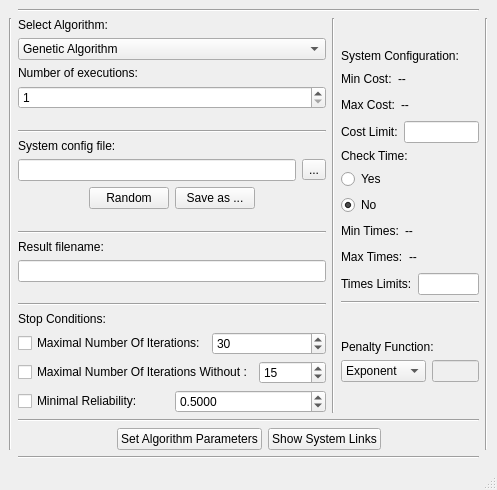
<?xml version="1.0" encoding="UTF-8"?>
<ui version="4.0">
 <class>MainWindow</class>
 <widget class="QMainWindow" name="MainWindow">
  <property name="enabled">
   <bool>true</bool>
  </property>
  <property name="geometry">
   <rect>
    <x>0</x>
    <y>0</y>
    <width>497</width>
    <height>490</height>
   </rect>
  </property>
  <property name="windowTitle">
   <string>MainWindow</string>
  </property>
  <widget class="QWidget" name="centralwidget">
   <layout class="QGridLayout" name="gridLayout">
    <item row="1" column="1">
     <layout class="QVBoxLayout" name="verticalLayout_6">
      <item>
       <layout class="QHBoxLayout" name="horizontalLayout_11">
        <item>
         <layout class="QVBoxLayout" name="verticalLayout_4">
          <item>
           <layout class="QVBoxLayout" name="verticalLayout">
            <item>
             <widget class="QLabel" name="label">
              <property name="text">
               <string>Select Algorithm:</string>
              </property>
             </widget>
            </item>
            <item>
             <widget class="QComboBox" name="algorithm">
              <item>
               <property name="text">
                <string>Genetic Algorithm</string>
               </property>
              </item>
              <item>
               <property name="text">
                <string>Hybrid Genetic Algorithm</string>
               </property>
              </item>
              <item>
               <property name="text">
                <string>Greedy Algorithm</string>
               </property>
              </item>
              <item>
               <property name="text">
                <string>Simulated Annealing</string>
               </property>
              </item>
              <item>
               <property name="text">
                <string>Hybrid of all!</string>
               </property>
              </item>
              <item>
               <property name="text">
                <string>Tabu Search Algorithm</string>
               </property>
              </item>
              <item>
               <property name="text">
                <string>Tabu Search Simulated Annealing</string>
               </property>
              </item>
              <item>
               <property name="text">
                <string>Tabu Search Random Algorithm</string>
               </property>
              </item>
              <item>
               <property name="text">
                <string>Random Algorithm</string>
               </property>
              </item>
              <item>
               <property name="text">
                <string>Self-learning Genetic Algorithm</string>
               </property>
              </item>
             </widget>
            </item>
            <item>
             <widget class="QLabel" name="label_2">
              <property name="text">
               <string>Number of executions:</string>
              </property>
             </widget>
            </item>
            <item>
             <widget class="QSpinBox" name="execNum">
              <property name="minimum">
               <number>1</number>
              </property>
              <property name="maximum">
               <number>1000</number>
              </property>
             </widget>
            </item>
           </layout>
          </item>
          <item>
           <spacer name="verticalSpacer">
            <property name="orientation">
             <enum>Qt::Vertical</enum>
            </property>
            <property name="sizeHint" stdset="0">
             <size>
              <width>20</width>
              <height>40</height>
             </size>
            </property>
           </spacer>
          </item>
          <item>
           <widget class="Line" name="line_8">
            <property name="orientation">
             <enum>Qt::Horizontal</enum>
            </property>
           </widget>
          </item>
          <item>
           <widget class="QLabel" name="label_6">
            <property name="text">
             <string>System config file:</string>
            </property>
           </widget>
          </item>
          <item>
           <layout class="QHBoxLayout" name="horizontalLayout">
            <item>
             <widget class="QLineEdit" name="sysconfname"/>
            </item>
            <item>
             <widget class="QToolButton" name="toolButton_2">
              <property name="text">
               <string>...</string>
              </property>
             </widget>
            </item>
           </layout>
          </item>
          <item>
           <layout class="QHBoxLayout" name="horizontalLayout_10">
            <item>
             <spacer name="horizontalSpacer_7">
              <property name="orientation">
               <enum>Qt::Horizontal</enum>
              </property>
              <property name="sizeHint" stdset="0">
               <size>
                <width>40</width>
                <height>20</height>
               </size>
              </property>
             </spacer>
            </item>
            <item>
             <widget class="QPushButton" name="pushButton_2">
              <property name="text">
               <string>Random</string>
              </property>
             </widget>
            </item>
            <item>
             <widget class="QPushButton" name="pushButton_3">
              <property name="text">
               <string>Save as ...</string>
              </property>
             </widget>
            </item>
            <item>
             <spacer name="horizontalSpacer_8">
              <property name="orientation">
               <enum>Qt::Horizontal</enum>
              </property>
              <property name="sizeHint" stdset="0">
               <size>
                <width>40</width>
                <height>20</height>
               </size>
              </property>
             </spacer>
            </item>
           </layout>
          </item>
          <item>
           <spacer name="verticalSpacer_2">
            <property name="orientation">
             <enum>Qt::Vertical</enum>
            </property>
            <property name="sizeHint" stdset="0">
             <size>
              <width>20</width>
              <height>40</height>
             </size>
            </property>
           </spacer>
          </item>
          <item>
           <widget class="Line" name="line_10">
            <property name="orientation">
             <enum>Qt::Horizontal</enum>
            </property>
           </widget>
          </item>
          <item>
           <widget class="QLabel" name="label_15">
            <property name="text">
             <string>Result filename:</string>
            </property>
           </widget>
          </item>
          <item>
           <widget class="QLineEdit" name="result_filename"/>
          </item>
          <item>
           <spacer name="verticalSpacer_3">
            <property name="orientation">
             <enum>Qt::Vertical</enum>
            </property>
            <property name="sizeHint" stdset="0">
             <size>
              <width>20</width>
              <height>40</height>
             </size>
            </property>
           </spacer>
          </item>
          <item>
           <widget class="Line" name="line_7">
            <property name="orientation">
             <enum>Qt::Horizontal</enum>
            </property>
           </widget>
          </item>
          <item>
           <layout class="QVBoxLayout" name="verticalLayout_3">
            <item>
             <layout class="QVBoxLayout" name="verticalLayout_10">
              <item>
               <widget class="QLabel" name="label_5">
                <property name="text">
                 <string>Stop Conditions:</string>
                </property>
               </widget>
              </item>
              <item>
               <layout class="QHBoxLayout" name="horizontalLayout_16">
                <item>
                 <widget class="QCheckBox" name="MI">
                  <property name="text">
                   <string>Maximal Number Of Iterations:</string>
                  </property>
                 </widget>
                </item>
                <item>
                 <widget class="QSpinBox" name="maxIter">
                  <property name="minimum">
                   <number>1</number>
                  </property>
                  <property name="maximum">
                   <number>1000000</number>
                  </property>
                  <property name="value">
                   <number>30</number>
                  </property>
                 </widget>
                </item>
               </layout>
              </item>
              <item>
               <layout class="QHBoxLayout" name="horizontalLayout_17">
                <item>
                 <widget class="QCheckBox" name="MIWCH">
                  <property name="text">
                   <string>Maximal Number Of Iterations Without :</string>
                  </property>
                 </widget>
                </item>
                <item>
                 <widget class="QSpinBox" name="maxIterWCH">
                  <property name="minimum">
                   <number>1</number>
                  </property>
                  <property name="maximum">
                   <number>500000</number>
                  </property>
                  <property name="value">
                   <number>15</number>
                  </property>
                 </widget>
                </item>
               </layout>
              </item>
              <item>
               <layout class="QHBoxLayout" name="horizontalLayout_18">
                <item>
                 <widget class="QCheckBox" name="MR">
                  <property name="text">
                   <string>Minimal Reliability:</string>
                  </property>
                 </widget>
                </item>
                <item>
                 <widget class="QDoubleSpinBox" name="MinRel">
                  <property name="decimals">
                   <number>4</number>
                  </property>
                  <property name="maximum">
                   <double>1.000000000000000</double>
                  </property>
                  <property name="singleStep">
                   <double>0.000100000000000</double>
                  </property>
                  <property name="value">
                   <double>0.500000000000000</double>
                  </property>
                 </widget>
                </item>
               </layout>
              </item>
             </layout>
            </item>
           </layout>
          </item>
         </layout>
        </item>
        <item>
         <widget class="Line" name="line_5">
          <property name="orientation">
           <enum>Qt::Vertical</enum>
          </property>
         </widget>
        </item>
        <item>
         <layout class="QVBoxLayout" name="verticalLayout_7">
          <item>
           <spacer name="verticalSpacer_4">
            <property name="orientation">
             <enum>Qt::Vertical</enum>
            </property>
            <property name="sizeHint" stdset="0">
             <size>
              <width>20</width>
              <height>40</height>
             </size>
            </property>
           </spacer>
          </item>
          <item>
           <layout class="QVBoxLayout" name="verticalLayout_5">
            <item>
             <widget class="QLabel" name="label_7">
              <property name="text">
               <string>System Configuration:</string>
              </property>
             </widget>
            </item>
            <item>
             <layout class="QVBoxLayout" name="verticalLayout_8">
              <item>
               <layout class="QHBoxLayout" name="horizontalLayout_8">
                <item>
                 <widget class="QLabel" name="label_9">
                  <property name="text">
                   <string>Min Cost:</string>
                  </property>
                 </widget>
                </item>
                <item>
                 <widget class="QLabel" name="mincost">
                  <property name="text">
                   <string>--</string>
                  </property>
                 </widget>
                </item>
                <item>
                 <spacer name="horizontalSpacer_4">
                  <property name="orientation">
                   <enum>Qt::Horizontal</enum>
                  </property>
                  <property name="sizeHint" stdset="0">
                   <size>
                    <width>40</width>
                    <height>20</height>
                   </size>
                  </property>
                 </spacer>
                </item>
               </layout>
              </item>
              <item>
               <layout class="QHBoxLayout" name="horizontalLayout_9">
                <item>
                 <widget class="QLabel" name="label_8">
                  <property name="text">
                   <string>Max Cost:</string>
                  </property>
                 </widget>
                </item>
                <item>
                 <widget class="QLabel" name="maxcost">
                  <property name="text">
                   <string>--</string>
                  </property>
                 </widget>
                </item>
                <item>
                 <spacer name="horizontalSpacer_3">
                  <property name="orientation">
                   <enum>Qt::Horizontal</enum>
                  </property>
                  <property name="sizeHint" stdset="0">
                   <size>
                    <width>40</width>
                    <height>20</height>
                   </size>
                  </property>
                 </spacer>
                </item>
               </layout>
              </item>
              <item>
               <layout class="QHBoxLayout" name="horizontalLayout_7">
                <item>
                 <widget class="QLabel" name="label_10">
                  <property name="text">
                   <string>Cost Limit:</string>
                  </property>
                 </widget>
                </item>
                <item>
                 <widget class="QLineEdit" name="limitcost"/>
                </item>
               </layout>
              </item>
             </layout>
            </item>
            <item>
             <layout class="QVBoxLayout" name="verticalLayout_2">
              <item>
               <widget class="QLabel" name="label_4">
                <property name="text">
                 <string>Check Time:</string>
                </property>
               </widget>
              </item>
              <item>
               <widget class="QRadioButton" name="checktime_yes">
                <property name="enabled">
                 <bool>true</bool>
                </property>
                <property name="text">
                 <string>Yes</string>
                </property>
                <property name="checkable">
                 <bool>true</bool>
                </property>
                <property name="checked">
                 <bool>false</bool>
                </property>
               </widget>
              </item>
              <item>
               <widget class="QRadioButton" name="checktime_no">
                <property name="text">
                 <string>No</string>
                </property>
                <property name="checked">
                 <bool>true</bool>
                </property>
               </widget>
              </item>
             </layout>
            </item>
            <item>
             <layout class="QVBoxLayout" name="verticalLayout_9">
              <item>
               <layout class="QHBoxLayout" name="horizontalLayout_5">
                <item>
                 <widget class="QLabel" name="label_12">
                  <property name="text">
                   <string>Min Times:</string>
                  </property>
                 </widget>
                </item>
                <item>
                 <widget class="QLabel" name="mintime">
                  <property name="text">
                   <string>--</string>
                  </property>
                 </widget>
                </item>
                <item>
                 <spacer name="horizontalSpacer_6">
                  <property name="orientation">
                   <enum>Qt::Horizontal</enum>
                  </property>
                  <property name="sizeHint" stdset="0">
                   <size>
                    <width>40</width>
                    <height>20</height>
                   </size>
                  </property>
                 </spacer>
                </item>
               </layout>
              </item>
              <item>
               <layout class="QHBoxLayout" name="horizontalLayout_12">
                <item>
                 <widget class="QLabel" name="label_11">
                  <property name="text">
                   <string>Max Times:</string>
                  </property>
                 </widget>
                </item>
                <item>
                 <widget class="QLabel" name="maxtime">
                  <property name="text">
                   <string>--</string>
                  </property>
                 </widget>
                </item>
                <item>
                 <spacer name="horizontalSpacer_9">
                  <property name="orientation">
                   <enum>Qt::Horizontal</enum>
                  </property>
                  <property name="sizeHint" stdset="0">
                   <size>
                    <width>40</width>
                    <height>20</height>
                   </size>
                  </property>
                 </spacer>
                </item>
               </layout>
              </item>
              <item>
               <layout class="QHBoxLayout" name="horizontalLayout_6">
                <item>
                 <widget class="QLabel" name="label_13">
                  <property name="text">
                   <string>Times Limits:</string>
                  </property>
                 </widget>
                </item>
                <item>
                 <widget class="QLineEdit" name="limittimes"/>
                </item>
               </layout>
              </item>
             </layout>
            </item>
           </layout>
          </item>
          <item>
           <widget class="Line" name="line_6">
            <property name="orientation">
             <enum>Qt::Horizontal</enum>
            </property>
           </widget>
          </item>
          <item>
           <spacer name="verticalSpacer_5">
            <property name="orientation">
             <enum>Qt::Vertical</enum>
            </property>
            <property name="sizeHint" stdset="0">
             <size>
              <width>20</width>
              <height>40</height>
             </size>
            </property>
           </spacer>
          </item>
          <item>
           <layout class="QVBoxLayout" name="verticalLayout_11">
            <item>
             <widget class="QLabel" name="label_3">
              <property name="text">
               <string>Penalty Function:</string>
              </property>
             </widget>
            </item>
            <item>
             <layout class="QHBoxLayout" name="horizontalLayout_2">
              <item>
               <widget class="QComboBox" name="penalty">
                <item>
                 <property name="text">
                  <string>Exponent</string>
                 </property>
                </item>
                <item>
                 <property name="text">
                  <string>Logarithm</string>
                 </property>
                </item>
                <item>
                 <property name="text">
                  <string>Power</string>
                 </property>
                </item>
                <item>
                 <property name="text">
                  <string>None</string>
                 </property>
                </item>
               </widget>
              </item>
              <item>
               <widget class="QLineEdit" name="number">
                <property name="enabled">
                 <bool>false</bool>
                </property>
                <property name="mouseTracking">
                 <bool>false</bool>
                </property>
               </widget>
              </item>
             </layout>
            </item>
           </layout>
          </item>
          <item>
           <spacer name="verticalSpacer_6">
            <property name="orientation">
             <enum>Qt::Vertical</enum>
            </property>
            <property name="sizeHint" stdset="0">
             <size>
              <width>20</width>
              <height>40</height>
             </size>
            </property>
           </spacer>
          </item>
         </layout>
        </item>
       </layout>
      </item>
      <item>
       <widget class="Line" name="line_9">
        <property name="orientation">
         <enum>Qt::Horizontal</enum>
        </property>
       </widget>
      </item>
      <item>
       <layout class="QHBoxLayout" name="horizontalLayout_3">
        <item>
         <spacer name="horizontalSpacer">
          <property name="orientation">
           <enum>Qt::Horizontal</enum>
          </property>
          <property name="sizeHint" stdset="0">
           <size>
            <width>40</width>
            <height>20</height>
           </size>
          </property>
         </spacer>
        </item>
        <item>
         <widget class="QPushButton" name="pushButton">
          <property name="text">
           <string>Set Algorithm Parameters</string>
          </property>
         </widget>
        </item>
        <item>
         <widget class="QPushButton" name="pushButton_4">
          <property name="text">
           <string>Show System Links</string>
          </property>
         </widget>
        </item>
        <item>
         <spacer name="horizontalSpacer_2">
          <property name="orientation">
           <enum>Qt::Horizontal</enum>
          </property>
          <property name="sizeHint" stdset="0">
           <size>
            <width>40</width>
            <height>20</height>
           </size>
          </property>
         </spacer>
        </item>
       </layout>
      </item>
     </layout>
    </item>
    <item row="2" column="1">
     <widget class="Line" name="line">
      <property name="orientation">
       <enum>Qt::Horizontal</enum>
      </property>
     </widget>
    </item>
    <item row="1" column="2">
     <widget class="Line" name="line_3">
      <property name="orientation">
       <enum>Qt::Vertical</enum>
      </property>
     </widget>
    </item>
    <item row="0" column="1">
     <widget class="Line" name="line_4">
      <property name="orientation">
       <enum>Qt::Horizontal</enum>
      </property>
     </widget>
    </item>
    <item row="1" column="0">
     <widget class="Line" name="line_2">
      <property name="orientation">
       <enum>Qt::Vertical</enum>
      </property>
     </widget>
    </item>
   </layout>
  </widget>
  <widget class="QMenuBar" name="menubar">
   <property name="geometry">
    <rect>
     <x>0</x>
     <y>0</y>
     <width>497</width>
     <height>21</height>
    </rect>
   </property>
  </widget>
  <widget class="QStatusBar" name="statusbar"/>
  <action name="actionSave">
   <property name="text">
    <string>Save</string>
   </property>
  </action>
  <action name="actionSave_as">
   <property name="text">
    <string>Save as ...</string>
   </property>
  </action>
  <action name="actionOpen">
   <property name="text">
    <string>Open</string>
   </property>
  </action>
  <action name="actionEdit">
   <property name="text">
    <string>Edit</string>
   </property>
  </action>
  <action name="actionSave_2">
   <property name="text">
    <string>Save</string>
   </property>
  </action>
  <action name="actionSave_as_2">
   <property name="text">
    <string>Save as ...</string>
   </property>
  </action>
  <action name="actionOpen_2">
   <property name="text">
    <string>Open</string>
   </property>
  </action>
  <action name="actionEdit_2">
   <property name="text">
    <string>Edit</string>
   </property>
  </action>
 </widget>
 <resources>
  <include location="resources.qrc"/>
 </resources>
 <connections>
  <connection>
   <sender>pushButton</sender>
   <signal>clicked()</signal>
   <receiver>MainWindow</receiver>
   <slot>SetAlgParameters()</slot>
   <hints>
    <hint type="sourcelabel">
     <x>261</x>
     <y>447</y>
    </hint>
    <hint type="destinationlabel">
     <x>265</x>
     <y>362</y>
    </hint>
   </hints>
  </connection>
  <connection>
   <sender>pushButton_2</sender>
   <signal>clicked()</signal>
   <receiver>MainWindow</receiver>
   <slot>Random()</slot>
   <hints>
    <hint type="sourcelabel">
     <x>151</x>
     <y>221</y>
    </hint>
    <hint type="destinationlabel">
     <x>191</x>
     <y>134</y>
    </hint>
   </hints>
  </connection>
  <connection>
   <sender>pushButton_3</sender>
   <signal>clicked()</signal>
   <receiver>MainWindow</receiver>
   <slot>SaveSysConf()</slot>
   <hints>
    <hint type="sourcelabel">
     <x>232</x>
     <y>221</y>
    </hint>
    <hint type="destinationlabel">
     <x>347</x>
     <y>275</y>
    </hint>
   </hints>
  </connection>
  <connection>
   <sender>limitcost</sender>
   <signal>editingFinished()</signal>
   <receiver>MainWindow</receiver>
   <slot>InputCostLimit()</slot>
   <hints>
    <hint type="sourcelabel">
     <x>472</x>
     <y>157</y>
    </hint>
    <hint type="destinationlabel">
     <x>278</x>
     <y>32</y>
    </hint>
   </hints>
  </connection>
  <connection>
   <sender>limittimes</sender>
   <signal>editingFinished()</signal>
   <receiver>MainWindow</receiver>
   <slot>InputTimeLimits()</slot>
   <hints>
    <hint type="sourcelabel">
     <x>463</x>
     <y>298</y>
    </hint>
    <hint type="destinationlabel">
     <x>284</x>
     <y>322</y>
    </hint>
   </hints>
  </connection>
  <connection>
   <sender>checktime_no</sender>
   <signal>clicked()</signal>
   <receiver>MainWindow</receiver>
   <slot>no_checked()</slot>
   <hints>
    <hint type="sourcelabel">
     <x>473</x>
     <y>225</y>
    </hint>
    <hint type="destinationlabel">
     <x>0</x>
     <y>263</y>
    </hint>
   </hints>
  </connection>
  <connection>
   <sender>checktime_yes</sender>
   <signal>clicked()</signal>
   <receiver>MainWindow</receiver>
   <slot>yes_checked()</slot>
   <hints>
    <hint type="sourcelabel">
     <x>473</x>
     <y>202</y>
    </hint>
    <hint type="destinationlabel">
     <x>0</x>
     <y>238</y>
    </hint>
   </hints>
  </connection>
  <connection>
   <sender>toolButton_2</sender>
   <signal>clicked()</signal>
   <receiver>MainWindow</receiver>
   <slot>OpenSysConf()</slot>
   <hints>
    <hint type="sourcelabel">
     <x>287</x>
     <y>189</y>
    </hint>
    <hint type="destinationlabel">
     <x>347</x>
     <y>212</y>
    </hint>
   </hints>
  </connection>
  <connection>
   <sender>sysconfname</sender>
   <signal>textChanged(QString)</signal>
   <receiver>MainWindow</receiver>
   <slot>LoadSysConf()</slot>
   <hints>
    <hint type="sourcelabel">
     <x>149</x>
     <y>181</y>
    </hint>
    <hint type="destinationlabel">
     <x>0</x>
     <y>342</y>
    </hint>
   </hints>
  </connection>
  <connection>
   <sender>penalty</sender>
   <signal>currentIndexChanged(int)</signal>
   <receiver>MainWindow</receiver>
   <slot>changedPenalty()</slot>
   <hints>
    <hint type="sourcelabel">
     <x>380</x>
     <y>388</y>
    </hint>
    <hint type="destinationlabel">
     <x>124</x>
     <y>350</y>
    </hint>
   </hints>
  </connection>
  <connection>
   <sender>number</sender>
   <signal>textEdited(QString)</signal>
   <receiver>MainWindow</receiver>
   <slot>editPen()</slot>
   <hints>
    <hint type="sourcelabel">
     <x>473</x>
     <y>388</y>
    </hint>
    <hint type="destinationlabel">
     <x>393</x>
     <y>332</y>
    </hint>
   </hints>
  </connection>
  <connection>
   <sender>algorithm</sender>
   <signal>currentIndexChanged(QString)</signal>
   <receiver>MainWindow</receiver>
   <slot>AlgChanged()</slot>
   <hints>
    <hint type="sourcelabel">
     <x>105</x>
     <y>67</y>
    </hint>
    <hint type="destinationlabel">
     <x>87</x>
     <y>38</y>
    </hint>
   </hints>
  </connection>
  <connection>
   <sender>MI</sender>
   <signal>clicked()</signal>
   <receiver>MainWindow</receiver>
   <slot>use_StopConditionMaxIter()</slot>
   <hints>
    <hint type="sourcelabel">
     <x>123</x>
     <y>344</y>
    </hint>
    <hint type="destinationlabel">
     <x>129</x>
     <y>277</y>
    </hint>
   </hints>
  </connection>
  <connection>
   <sender>MIWCH</sender>
   <signal>clicked()</signal>
   <receiver>MainWindow</receiver>
   <slot>use_StopConditionMaxIterWCH()</slot>
   <hints>
    <hint type="sourcelabel">
     <x>195</x>
     <y>373</y>
    </hint>
    <hint type="destinationlabel">
     <x>188</x>
     <y>330</y>
    </hint>
   </hints>
  </connection>
  <connection>
   <sender>MR</sender>
   <signal>clicked()</signal>
   <receiver>MainWindow</receiver>
   <slot>use_StopConditionMinRel()</slot>
   <hints>
    <hint type="sourcelabel">
     <x>103</x>
     <y>402</y>
    </hint>
    <hint type="destinationlabel">
     <x>107</x>
     <y>398</y>
    </hint>
   </hints>
  </connection>
  <connection>
   <sender>pushButton_4</sender>
   <signal>clicked()</signal>
   <receiver>MainWindow</receiver>
   <slot>showLinks()</slot>
   <hints>
    <hint type="sourcelabel">
     <x>325</x>
     <y>437</y>
    </hint>
    <hint type="destinationlabel">
     <x>419</x>
     <y>445</y>
    </hint>
   </hints>
  </connection>
 </connections>
 <slots>
  <slot>Run()</slot>
  <slot>OpenAlgConf()</slot>
  <slot>OpenSysConf()</slot>
  <slot>LoadSysConf()</slot>
  <slot>LoadAlgConf()</slot>
  <slot>Random()</slot>
  <slot>InputTimeLimits()</slot>
  <slot>InputCostLimit()</slot>
  <slot>SaveSysConf()</slot>
  <slot>no_checked()</slot>
  <slot>yes_checked()</slot>
  <slot>ShowMetamodelRes()</slot>
  <slot>SetAlgParameters()</slot>
  <slot>changedPenalty()</slot>
  <slot>editPen()</slot>
  <slot>editStopCondition()</slot>
  <slot>AlgChanged()</slot>
  <slot>use_StopConditionMaxIter()</slot>
  <slot>use_StopConditionMaxIterWCH()</slot>
  <slot>use_StopConditionMinRel()</slot>
  <slot>use_StopConditionMaxWorkTime()</slot>
  <slot>showLinks()</slot>
 </slots>
</ui>
